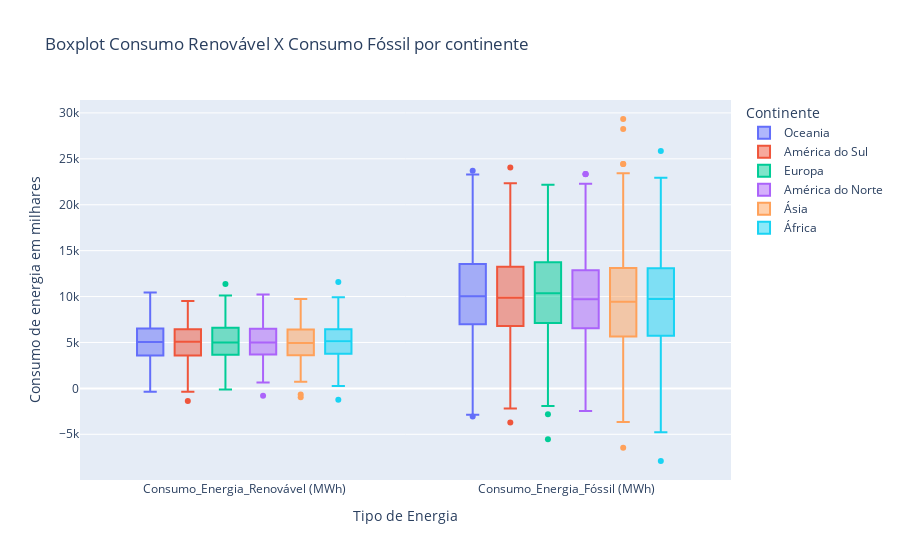

Notebook code for this chart:
### Code cell
px.box(energy_df, y=['Consumo_Energia_Renovável (MWh)', 'Consumo_Energia_Fóssil (MWh)'], color='Continente', title='Boxplot Consumo Renovável X Consumo Fóssil por continente',
       labels={
         'value': 'Consumo de energia em milhares',
         'variable': 'Tipo de Energia'
       }
)

### Figure 1 — Plotly figure (JSON) as saved in the notebook; plotly's stock layout.template omitted (floating-point values rounded to 4 significant figures; data arrays with more than 128 entries replaced by an {"elided": "..."} marker saying what was removed)
{"data": [{"alignmentgroup": "True", "hovertemplate": "Continente=Oceania<br>Tipo de Energia=%{x}<br>Consumo de energia em milhares=%{y}<extra></extra>", "legendgroup": "Oceania", "marker": {"color": "#636efa"}, "name": "Oceania", "notched": false, "offsetgroup": "Oceania", "orientation": "v", "showlegend": true, "type": "box", "x": {"elided": "688 str values"}, "x0": " ", "xaxis": "x", "y": {"elided": "688 float values"}, "y0": " ", "yaxis": "y"}, {"alignmentgroup": "True", "hovertemplate": "Continente=América do Sul<br>Tipo de Energia=%{x}<br>Consumo de energia em milhares=%{y}<extra></extra>", "legendgroup": "América do Sul", "marker": {"color": "#EF553B"}, "name": "América do Sul", "notched": false, "offsetgroup": "América do Sul", "orientation": "v", "showlegend": true, "type": "box", "x": {"elided": "682 str values"}, "x0": " ", "xaxis": "x", "y": {"elided": "682 float values"}, "y0": " ", "yaxis": "y"}, {"alignmentgroup": "True", "hovertemplate": "Continente=Europa<br>Tipo de Energia=%{x}<br>Consumo de energia em milhares=%{y}<extra></extra>", "legendgroup": "Europa", "marker": {"color": "#00cc96"}, "name": "Europa", "notched": false, "offsetgroup": "Europa", "orientation": "v", "showlegend": true, "type": "box", "x": {"elided": "664 str values"}, "x0": " ", "xaxis": "x", "y": {"elided": "664 float values"}, "y0": " ", "yaxis": "y"}, {"alignmentgroup": "True", "hovertemplate": "Continente=América do Norte<br>Tipo de Energia=%{x}<br>Consumo de energia em milhares=%{y}<extra></extra>", "legendgroup": "América do Norte", "marker": {"color": "#ab63fa"}, "name": "América do Norte", "notched": false, "offsetgroup": "América do Norte", "orientation": "v", "showlegend": true, "type": "box", "x": {"elided": "674 str values"}, "x0": " ", "xaxis": "x", "y": {"elided": "674 float values"}, "y0": " ", "yaxis": "y"}, {"alignmentgroup": "True", "hovertemplate": "Continente=Ásia<br>Tipo de Energia=%{x}<br>Consumo de energia em milhares=%{y}<extra></extra>", "legendgroup": "Ásia", "marker": {"color": "#FFA15A"}, "name": "Ásia", "notched": false, "offsetgroup": "Ásia", "orientation": "v", "showlegend": true, "type": "box", "x": {"elided": "644 str values"}, "x0": " ", "xaxis": "x", "y": {"elided": "644 float values"}, "y0": " ", "yaxis": "y"}, {"alignmentgroup": "True", "hovertemplate": "Continente=África<br>Tipo de Energia=%{x}<br>Consumo de energia em milhares=%{y}<extra></extra>", "legendgroup": "África", "marker": {"color": "#19d3f3"}, "name": "África", "notched": false, "offsetgroup": "África", "orientation": "v", "showlegend": true, "type": "box", "x": {"elided": "648 str values"}, "x0": " ", "xaxis": "x", "y": {"elided": "648 float values"}, "y0": " ", "yaxis": "y"}], "layout": {"boxmode": "group", "legend": {"title": {"text": "Continente"}, "tracegroupgap": 0}, "title": {"text": "Boxplot Consumo Renovável X Consumo Fóssil por continente"}, "xaxis": {"anchor": "y", "domain": [0, 1], "title": {"text": "Tipo de Energia"}}, "yaxis": {"anchor": "x", "domain": [0, 1], "title": {"text": "Consumo de energia em milhares"}}}}
